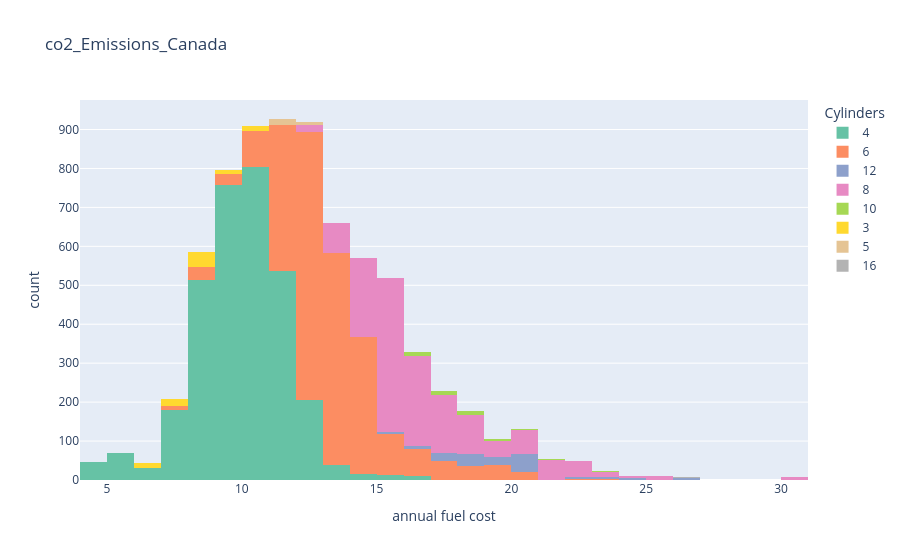

Write notebook code for a chart like this one.
### Code cell
fig = px.histogram(
    df,
    x="Fuel Consumption City (L/100 km)",
    color="Cylinders",
    labels={"Fuel Consumption City (L/100 km)": "annual fuel cost"},
    nbins=40,
    title="co2_Emissions_Canada",
    color_discrete_sequence=px.colors.qualitative.Set2,
)
fig.show()

### Figure 1 — Plotly figure (JSON) as saved in the notebook; plotly's stock layout.template omitted (floating-point values rounded to 4 significant figures; data arrays with more than 128 entries replaced by an {"elided": "..."} marker saying what was removed)
{"data": [{"bingroup": "x", "hovertemplate": "Cylinders=4<br>annual fuel cost=%{x}<br>count=%{y}<extra></extra>", "legendgroup": "4", "marker": {"color": "rgb(102,194,165)", "pattern": {"shape": ""}}, "name": "4", "nbinsx": 40, "orientation": "v", "showlegend": true, "type": "histogram", "x": {"elided": "3220 float values"}, "xaxis": "x", "yaxis": "y"}, {"bingroup": "x", "hovertemplate": "Cylinders=6<br>annual fuel cost=%{x}<br>count=%{y}<extra></extra>", "legendgroup": "6", "marker": {"color": "rgb(252,141,98)", "pattern": {"shape": ""}}, "name": "6", "nbinsx": 40, "orientation": "v", "showlegend": true, "type": "histogram", "x": {"elided": "2446 float values"}, "xaxis": "x", "yaxis": "y"}, {"bingroup": "x", "hovertemplate": "Cylinders=12<br>annual fuel cost=%{x}<br>count=%{y}<extra></extra>", "legendgroup": "12", "marker": {"color": "rgb(141,160,203)", "pattern": {"shape": ""}}, "name": "12", "nbinsx": 40, "orientation": "v", "showlegend": true, "type": "histogram", "x": {"elided": "151 float values"}, "xaxis": "x", "yaxis": "y"}, {"bingroup": "x", "hovertemplate": "Cylinders=8<br>annual fuel cost=%{x}<br>count=%{y}<extra></extra>", "legendgroup": "8", "marker": {"color": "rgb(231,138,195)", "pattern": {"shape": ""}}, "name": "8", "nbinsx": 40, "orientation": "v", "showlegend": true, "type": "histogram", "x": {"elided": "1402 float values"}, "xaxis": "x", "yaxis": "y"}, {"bingroup": "x", "hovertemplate": "Cylinders=10<br>annual fuel cost=%{x}<br>count=%{y}<extra></extra>", "legendgroup": "10", "marker": {"color": "rgb(166,216,84)", "pattern": {"shape": ""}}, "name": "10", "nbinsx": 40, "orientation": "v", "showlegend": true, "type": "histogram", "x": [18.2, 21.1, 18.2, 21.1, 23.9, 18.0, 20.6, 20.0, 20.0, 18.2, 19.9, 18.2, 19.9, 19.4, 16.8, 19.2, 16.4, 16.9, 16.5, 16.5, 19.9, 16.4, 16.9, 16.0, 17.1, 17.1, 16.8, 17.2, 16.7, 17.2, 18.1, 17.9, 18.1, 17.9, 17.9, 17.9, 17.5, 17.5, 18.0, 18.0, 18.0, 18.0], "xaxis": "x", "yaxis": "y"}, {"bingroup": "x", "hovertemplate": "Cylinders=3<br>annual fuel cost=%{x}<br>count=%{y}<extra></extra>", "legendgroup": "3", "marker": {"color": "rgb(255,217,47)", "pattern": {"shape": ""}}, "name": "3", "nbinsx": 40, "orientation": "v", "showlegend": true, "type": "histogram", "x": [6.4, 7.0, 6.9, 6.9, 7.5, 8.1, 8.5, 8.1, 8.5, 8.2, 6.4, 7.0, 6.8, 6.8, 7.5, 8.5, 7.8, 8.7, 8.4, 8.7, 8.2, 9.4, 9.5, 8.7, 8.2, 6.4, 7.0, 7.5, 7.5, 7.6, 8.5, 7.9, 8.8, 8.5, 8.8, 8.5, 9.5, 9.6, 10.2, 10.6, 8.8, 8.5, 9.5, 9.6, 10.3, 10.6, 6.4, 7.1, 6.9, 7.2, 7.0, 8.6, 8.5, 7.9, 8.7, 8.5, 8.7, 8.4, 10.2, 10.5, 8.7, 8.4, 10.3, 10.5, 6.4, 7.1, 6.9, 7.2, 8.6, 8.8, 8.5, 8.8, 8.4, 10.2, 10.5, 8.8, 8.4, 10.3, 10.5, 6.6, 7.1, 6.9, 7.2, 9.0, 9.0, 8.6, 8.6, 8.9, 8.3, 8.3, 9.7, 8.3, 9.8, 6.6, 7.1], "xaxis": "x", "yaxis": "y"}, {"bingroup": "x", "hovertemplate": "Cylinders=5<br>annual fuel cost=%{x}<br>count=%{y}<extra></extra>", "legendgroup": "5", "marker": {"color": "rgb(229,196,148)", "pattern": {"shape": ""}}, "name": "5", "nbinsx": 40, "orientation": "v", "showlegend": true, "type": "histogram", "x": [10.9, 11.2, 11.2, 11.0, 11.2, 11.0, 11.4, 11.3, 11.6, 11.6, 11.8, 11.6, 13.0, 11.8, 11.6, 11.6, 11.8, 11.6, 12.5, 12.5, 12.4, 12.3, 12.4, 12.0, 12.1, 12.1], "xaxis": "x", "yaxis": "y"}, {"bingroup": "x", "hovertemplate": "Cylinders=16<br>annual fuel cost=%{x}<br>count=%{y}<extra></extra>", "legendgroup": "16", "marker": {"color": "rgb(179,179,179)", "pattern": {"shape": ""}}, "name": "16", "nbinsx": 40, "orientation": "v", "showlegend": true, "type": "histogram", "x": [26.8, 26.8, 26.8], "xaxis": "x", "yaxis": "y"}], "layout": {"barmode": "relative", "legend": {"title": {"text": "Cylinders"}, "tracegroupgap": 0}, "title": {"text": "co2_Emissions_Canada"}, "xaxis": {"anchor": "y", "domain": [0, 1], "title": {"text": "annual fuel cost"}}, "yaxis": {"anchor": "x", "domain": [0, 1], "title": {"text": "count"}}}}
